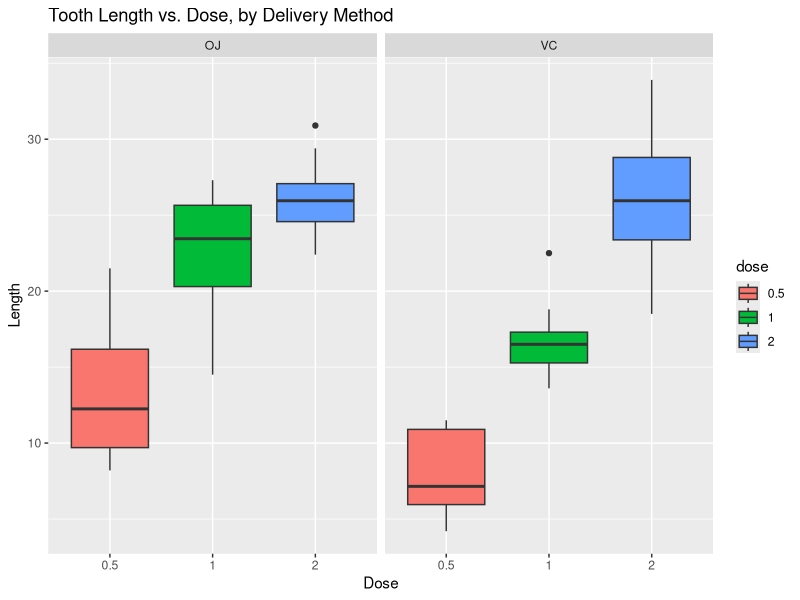

Recreate this plot in R.
## ---- chunk 1
knitr::opts_chunk$set(echo = TRUE)
## ---- chunk 2
library(datasets)
data(ToothGrowth)
str(ToothGrowth)
summary(ToothGrowth)
## ---- chunk 3
library(ggplot2)
ToothGrowth$dose = as.factor(ToothGrowth$dose)
g <- ggplot(aes(x=dose, y=len), data=ToothGrowth)
g <- g + geom_boxplot(aes(fill=dose)) + xlab("Dose") + ylab("Length") + facet_grid(~ supp) + ggtitle("Tooth Length vs. Dose, by Delivery Method")
g
## ---- chunk 4
t = ToothGrowth
hyp1 <- t.test(len ~ supp, data = t)
hyp1$conf.int
hyp1$p.value
## ---- chunk 5
hyp2 <- t.test(len ~ supp, data = subset(t, dose == 2))
hyp2$conf.int
hyp2$p.value
